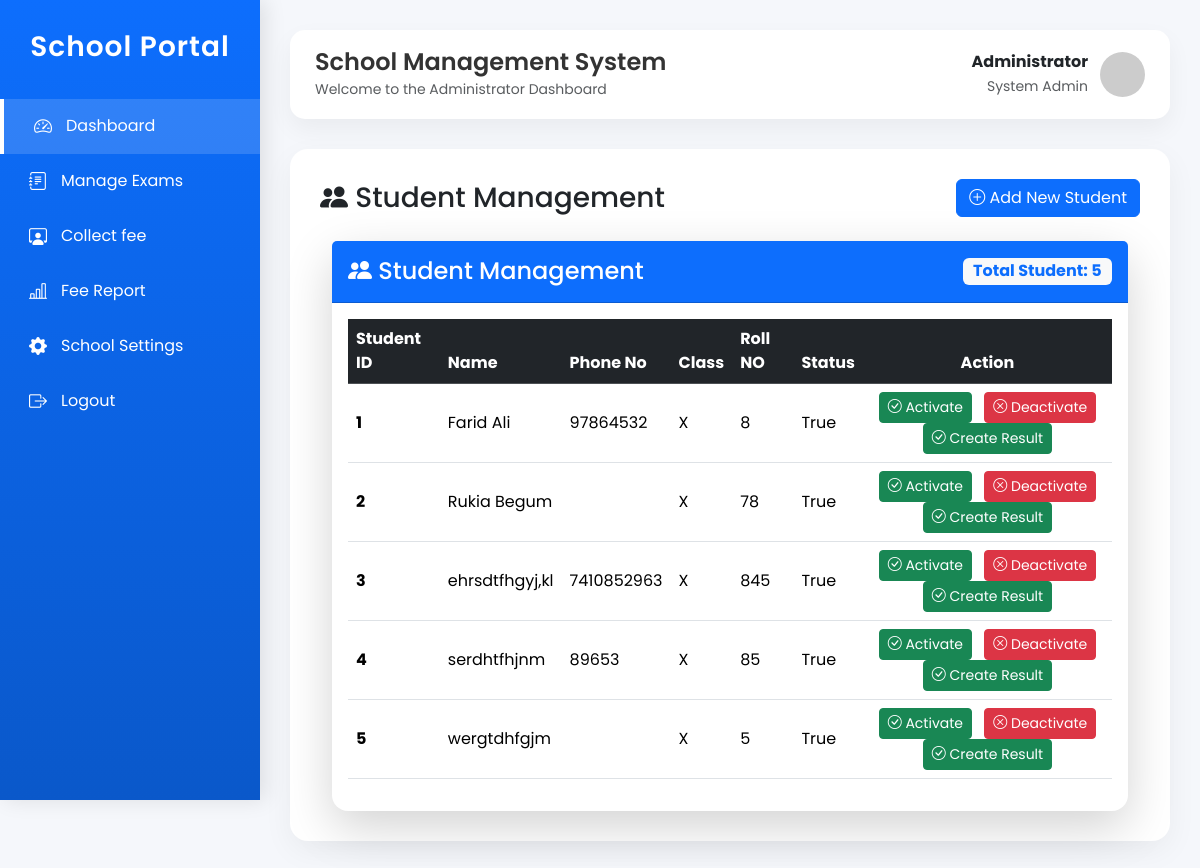
The page /student_list (signed in) on the database its author committed.
### application/model.py (models this page shows, shortened)
class Student(db.Model):
    __tablename__ = "students"
    id = db.Column(db.Integer, primary_key=True)
    user_id = db.Column(db.Integer,db.ForeignKey("users.id"), unique=True, nullable=False )
    roll_no = db.Column(db.String(20), nullable=False)
    class_id = db.Column(db.Integer,db.ForeignKey("classes.id"),nullable=False)
    phone = db.Column(db.String(15))
    user = db.relationship("User", back_populates="student")
    marks = db.relationship("Mark",back_populates="student",cascade="all, delete-orphan")
    school_class = db.relationship("SchoolClass",back_populates="students")
    fee_collections = db.relationship("FeeCollection",back_populates="student",cascade="all, delete-orphan")
    __table_args__ = (
        db.UniqueConstraint(
            "roll_no",
            "class_id",
            name="unique_roll_per_section"
        ),
    )

class User(db.Model, UserMixin):
    __tablename__ = "users"
    id = db.Column(db.Integer, primary_key=True)
    role = db.Column(db.String(20), nullable=False)       # Admin / Staff / Student
    name = db.Column(db.String(100), nullable=False)
    email = db.Column(db.String(100), unique=True, nullable=False)
    password = db.Column(db.String(255), nullable=False)
    is_active = db.Column(db.Boolean, default=True)
    created_at = db.Column(db.DateTime, default=datetime.utcnow)
    staff = db.relationship("Staff",back_populates="user",uselist=False,cascade="all, delete-orphan")
    student = db.relationship("Student",back_populates="user",uselist=False,cascade="all, delete-orphan")

class SchoolClass(db.Model):
    __tablename__ = "classes"
    id = db.Column(db.Integer, primary_key=True)
    name = db.Column(db.String(20), nullable=False)
    section = db.Column(db.String(10), nullable=False)
    students = db.relationship("Student",back_populates="school_class",cascade="all, delete-orphan")
    subjects = db.relationship("Subject",back_populates="school_class",cascade="all, delete-orphan" )
    fee_types = db.relationship("FeeType",back_populates="school_class",cascade="all, delete-orphan")
    __table_args__ = (
        db.UniqueConstraint(
            "name",
            "section",
            name="unique_class_section"
        ),
    )

### application/controler.py (the view)
@app.route("/student_list")
@login_required
def student_list():
    if current_user.role != "admin":
            flash("Only Admin can access this page.", "danger")
            return redirect(url_for("login"))
    students=Student.query.all()
    return render_template("admin/student_list.html" , students=students)

### application/controler.py (called while the page is built)
@login_manager.user_loader
def load_user(user_id):
    return User.query.get(int(user_id))

### templates/admin/student_list.html (shortened to what this page needs)
{% extends "admin/admin_dashboard.html"%}
{% block content %}
<div class="d-flex justify-content-between align-items-center mb-3">
    <h3 class="mb-0">
        <i class="bi bi-people-fill"></i> Student Management
    </h3>
    <a href="/add_student" class="btn btn-primary">
        <i class="bi bi-plus-circle"></i>
        Add New Student
    </a>
</div>
<div class="container mt-4">
    <div class="card shadow-lg border-0 rounded-4">
        <div class="card-header bg-primary text-white d-flex justify-content-between align-items-center py-3">
            <h4 class="mb-0">
                <i class="bi bi-people-fill"></i> Student Management
            </h4>
            <span class="badge bg-light text-primary fs-6">
                Total Student: {{ students|length }}
            </span>
        </div>
        <div class="card-body">
            <div class="table-responsive">
                <table class="table table-hover align-middle">
                    <thead class="table-dark">
                        <tr>
                            <th>Student ID</th>
                            <th>Name</th>
                            <th>Phone No</th>
                            <th>Class</th>
                            <th>Roll NO</th>
                            <th>Status</th>
                            <th class="text-center">Action</th>
                        </tr>
                    </thead>
                    <tbody>
                        {% for student in students %}
                        <tr>
                            <td>
                                <strong>{{ student.id }}</strong>
                            </td>
                            <td>
                                {{ student.user.name }}
                            </td>
                            <td>
                                {{ student.phone }}
                            </td>
                            <td>
                                {{ student.school_class.name }}
                            </td>
                            <td>
                                {{ student.roll_no }}
                            </td>
                            <td>
                                {{ student.user.is_active }}
                            </td>
                            <td class="text-center">
                                <form action="/activate_student/{{student.id}}" method="POST" class="d-inline">
                                    <button type="submit" class="btn btn-success btn-sm me-2">
                                        <i class="bi bi-check-circle"></i>
                                        Activate
                                    </button>
                                </form>
                                <form action="/deactivate_student/{{student.id}}" method="POST" class="d-inline">
                                    <button type="submit" class="btn btn-danger btn-sm">
                                        <i class="bi bi-x-circle"></i>
                                        Deactivate
                                    </button>
                                </form>
                                <form action="/student_result/{{student.id}}" method="POST" class="d-inline">
                                    <button type="submit" class="btn btn-success btn-sm">
                                        <i class="bi bi-check-circle"></i>
                                        Create Result
                                    </button>
                                </form>
                            </td>
                        </tr>
                        {% endfor %}
                    </tbody>
                </table>
            </div>
        </div>
    </div>
</div>
{% endblock %}

### templates/admin/admin_dashboard.html (style rules this page uses)
* { margin: 0; padding: 0; box-sizing: border-box; font-family: 'Poppins', sans-serif; }
body { background: #f5f7fb; }

### rows shown on the page
Student: id "1", user.name "Farid Ali", phone "97864532", school_class.name "X", roll_no "8", user.is_active "True"
Student: id "2", user.name "Rukia Begum", school_class.name "X", roll_no "78", user.is_active "True"
Student: id "3", user.name "ehrsdtfhgyj,kl", phone "7410852963", school_class.name "X", roll_no "845", user.is_active "True"
Student: id "4", user.name "serdhtfhjnm", phone "89653", school_class.name "X", roll_no "85", user.is_active "True"
Student: id "5", user.name "wergtdhfgjm", school_class.name "X", roll_no "5", user.is_active "True"

### other values the page prints
{{ students|length }} "5"
